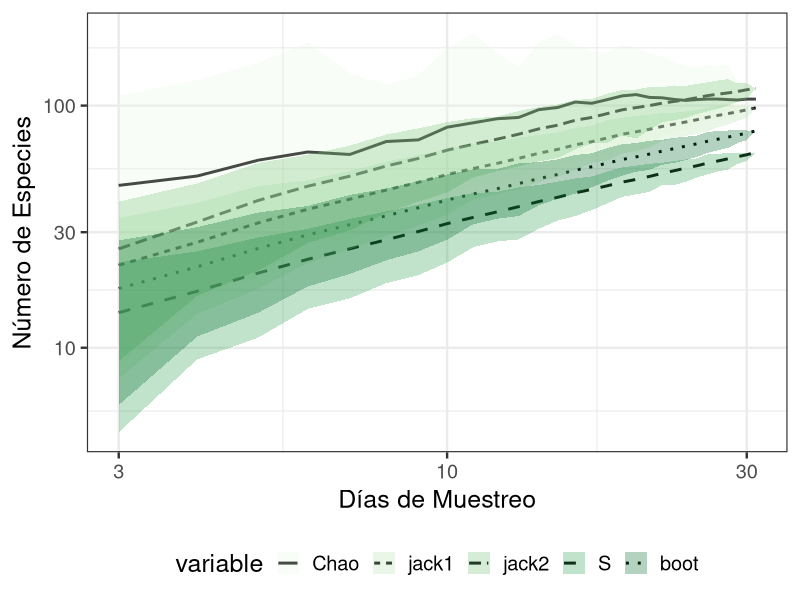

The R source for this figure:


################
#Paquetes a ejecutar - recordar instalarlos previamente por medio de:
### install.packages("nombre")
library(vegan)
library(reshape)
library(tidyverse)
library(reshape2)


##########################################################################
##### Elegimos una carpeta donde extraer y grabar todo
setwd("G:/biato/Dagma-Icesi/R_dagma/Aves")
############
#abrimos la el .CSV - debes remplazar el nombre a continuacion
Bi=read.csv("Datos_aves_(1).csv", header=T, sep=",", dec=".")



#View(Bi)
### Asegurate de que se vean bien las separaciones entre columnas con el siguiente
head(Bi,2)
#####################################################################
#df<-Bi %>% group_by(locality) %>% count(specie )
#head(df)
#####################################################################

################### Extraemos cuantas especies hay por localidad y dia de muestreo
df<-Bi %>% group_by(day, locality ) %>% count(species )
######## asegurate que se ve bien##########
head(df, 3)
#view(df)

########################## reordenamos las columnas por especie
df.wide <- pivot_wider(df, names_from = species, values_from =  n) 
############## cambiamos los NA por 0 cuando no hay presencia de la especie
df.wide[is.na(df.wide)] <- 0
############################### Reviza que todo este bien a continuacion
head(df.wide, 5)
#######

################################ creamos dos data frame diferentes

####### este es para la curva de acumulacion general de todo el parque
df2=data.frame(df.wide)
dfA<- df2 %>% select(-c(locality, day))
head(dfA,2)
####### este es para los indices beta dependiendo la cobertura
dfB<- df2 %>% select(c(locality, day))
head(dfB,2)

################# Analisis de indicadores por cobertura general
###### Anotalos paea tu informe crack
attach(dfB)
pool_2 <- specpool(dfA, locality)
pool_2
write.csv(pool_2, "Diversidad_beta_general.csv", sep=",", dec=".")
################# Analisis de indicadores de todo el parque en general
###### corre esto derecho hasta obtener tu grafica 
pool_3 <- specpool(dfA)
write.csv(pool_3, "Diversidad_beta_general_total.csv", sep=",", dec=".")

pool_1 <- poolaccum(dfA)
datas_example<-summary(pool_1, display = "chao")
typeof(pool_1)
names(pool_1)
####
chao <- data.frame(summary(pool_1)$chao,check.names = FALSE)
colnames(chao) <- c("N", "Chao", "lower2.5", "higher97.5", "std")
chao_melt <- melt(chao, id.vars = c("N","std", "lower2.5", "higher97.5"))
####
jack_1 <- data.frame(summary(pool_1)$jack1,check.names = FALSE)
colnames(jack_1) <- c("N", "jack1", "lower2.5", "higher97.5", "std")
jack1_melt <- melt(jack_1, id.vars = c("N","std", "lower2.5", "higher97.5"))
####
jack_2 <- data.frame(summary(pool_1)$jack2,check.names = FALSE)
colnames(jack_2) <- c("N", "jack2", "lower2.5", "higher97.5", "std")
jack2_melt <- melt(jack_2, id.vars = c("N","std", "lower2.5", "higher97.5"))
####
s <- data.frame(summary(pool_1)$S,check.names = FALSE)
colnames(s) <- c("N", "S", "lower2.5", "higher97.5", "std")
s_melt <- melt(s, id.vars = c("N","std", "lower2.5", "higher97.5"))
####
Bootstrap <- data.frame(summary(pool_1)$boot,check.names = FALSE)
colnames(Bootstrap) <- c("N", "boot", "lower2.5", "higher97.5", "std")
Bootstrap_melt <- melt(Bootstrap, id.vars = c("N","std", "lower2.5", "higher97.5"))

############################
#####################################3 Detenteeeeeeeeeeeeeeeee
#########################################3##### que te detengassssssss
#######
#### borra los indicadores que no necesites segun tus necesitades taxonomicas

df<- rbind(chao_melt,jack1_melt, jack2_melt, s_melt, Bootstrap_melt )
head(df)
############################
#####################################3
### debes eliminar de forma simultanea los siguientes colores
#####
#### ejemplo chao_melt posee el color #000000 y jack1_melt el color #E69F00
###### debes eliminar entonces ambos en caso que no los quieras en tu grafica
###### tanto el indicador como su color abajo
#########################################3##### 

cbbPalette <- c("#000000", "#E69F00", "#56B4E9", "#009E73", "#F0E442")

########
########## Listo crack ahora solo es graficar
### corre lo siguiente sin mente

p<-df %>% ggplot(aes(x=N, y=value, ymin=lower2.5, ymax=higher97.5,
                             fill=variable, linetype=variable)) + 
  theme_bw(base_size = 18) + 
  geom_line(size = 1, alpha = 10) + 
  geom_ribbon(alpha=0.3) + 
  scale_x_log10() + 
  scale_y_log10() + 
  scale_fill_brewer(palette="Greens") +
  xlab("Días de Muestreo") + 
  ylab("Número de Especies") +
  theme(legend.position="bottom")
 
####### Tu grafica a continuacion:
p 

########## para exportar tu grafica en alta definicion y de forma estandar 
###### para todos los grupor porfa descarga el paquete "gridExtra" y ejecutalo

#install.packages("gridExtra")
#library(gridExtra)


######################################### este ya lo exporta con lo siguiente
########### cambia el nombre donde dice Example_1.png coloca por ejemplo
########### mamiferos_1.png o como desees crack
#ggsave(filename = "Aves_Beta.png",
#       plot = p, width = 18, height = 15, dpi = 350, units = "cm")

###### listo ya lo tienes, busca en la carpeta donde esta todo y veras tu grafica
##### :)
